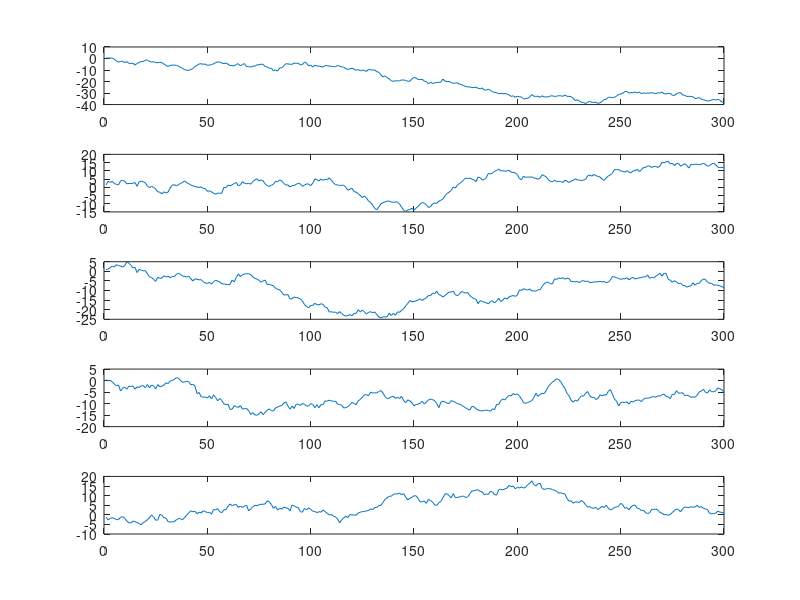
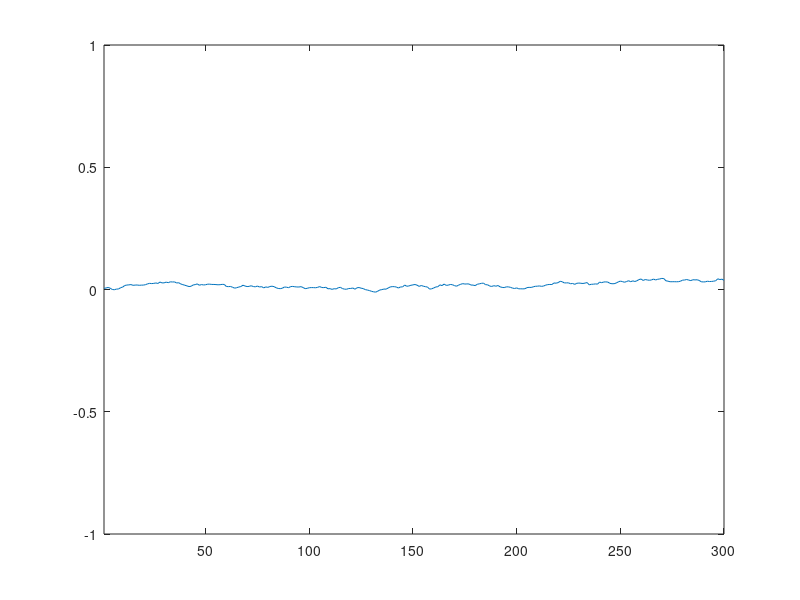
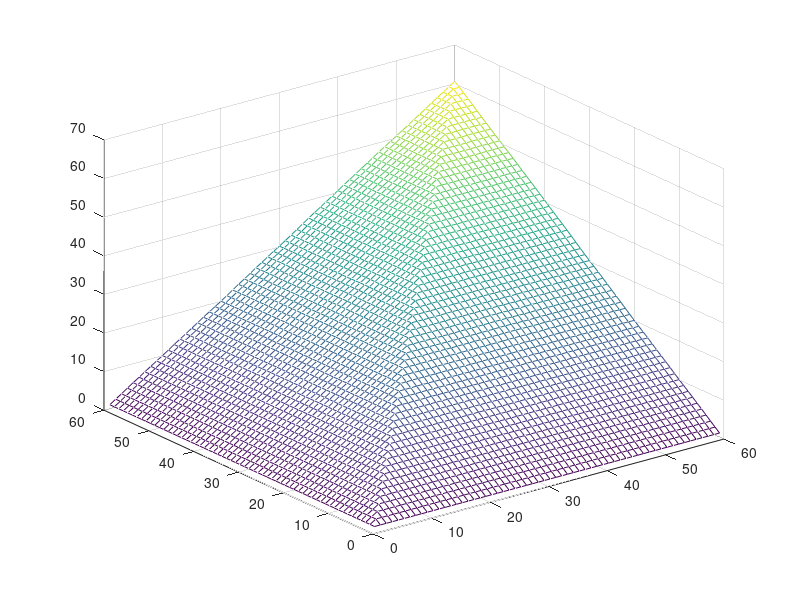
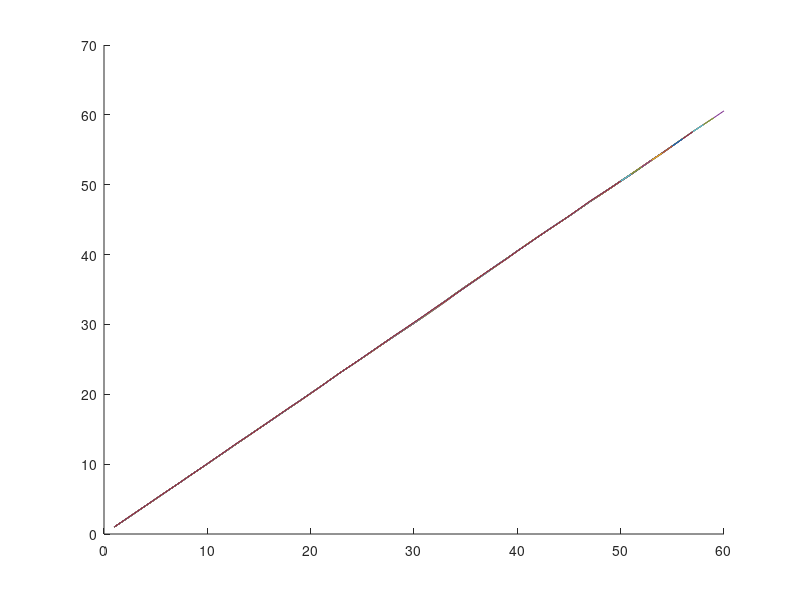

MATLAB code for these plots, in order: (Note: this script raises an error after producing the figures.)
clc;
clear;
close all;

r = [1 sin(2*pi*(.3:.3:5))./(2*pi*(.3:.3:5))];
%xi = ARmodel(r, 1e5, 300);
xi = cumsum(randn(1e5, 300),2);

figure(1);
for i = 1:5
    subplot(5,1,i);
    plot(xi(i*1000,:));
end

m = mean(xi,1);
figure(2);
plot(m);
axis([1 300 -1 1]);

R = zeros(60);
for i=1:60
    for j=1:60
        R(i,j) = mean(xi(:,i).*xi(:,j));
    end
end

figure(3);
mesh(R);

figure(4);
hold on;
for i = -10:10
    plot(diag(R,i));
end

xit = ARmodel(r, 1, 1e5);
mt = mean(xit)

Rt = zeros(1, 60);
for i = 0:59
    Rt(i+1) = mean(xit(1: end - i).*xit(1+i:end));
end
figure(5);
plot(R(1, :));
hold on;
plot(Rt, 'r');